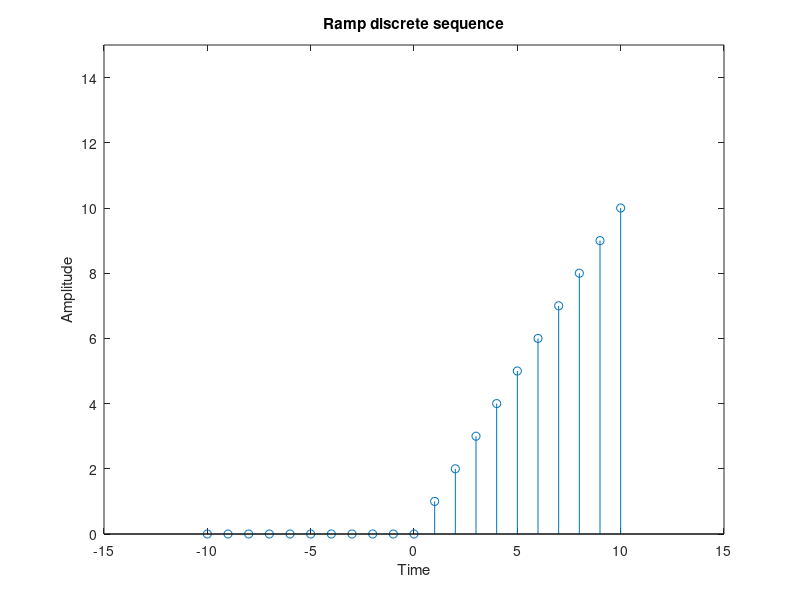

Here is the MATLAB script that generated this plot:
close all;
clear;
n=-10:1:10;
for i=1:length(n)
    if(n(i)<0)
        y(i)=0;
    else
        y(i)=n(i);
    end
end
stem(n,y);
xlabel('Time');
ylabel('Amplitude');
title('Ramp discrete sequence');
axis([-15 15 0 15]);
